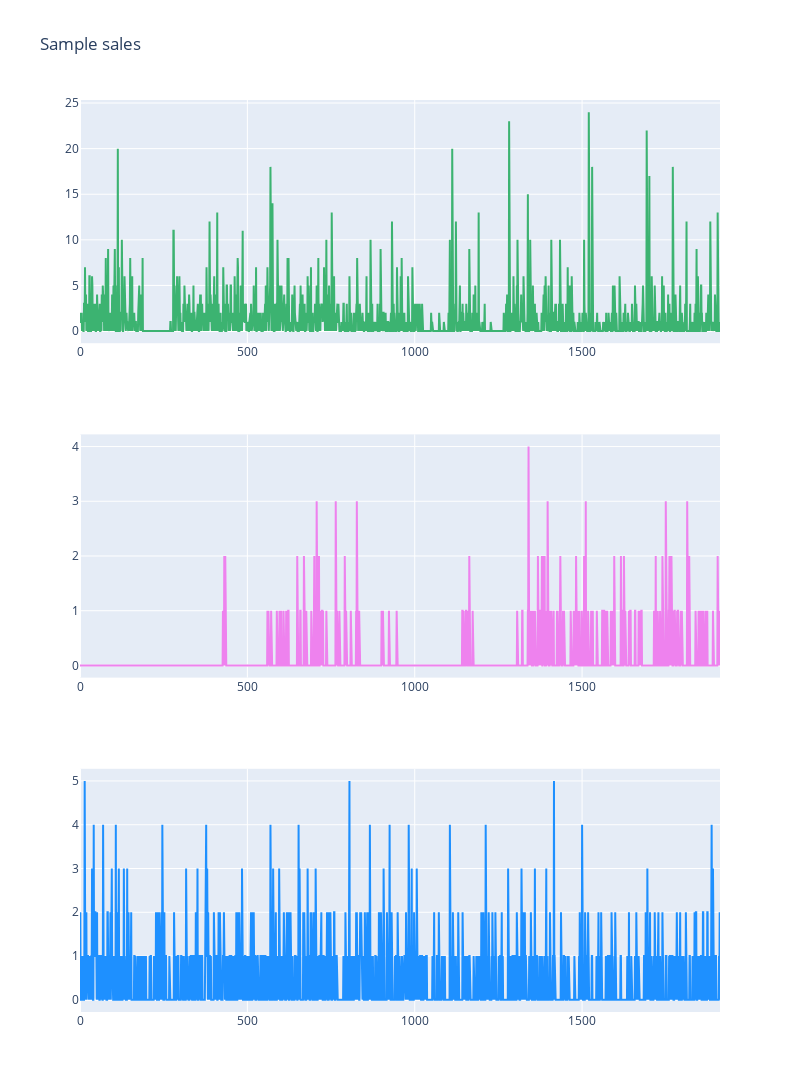

Source (notebook cell):
### Code cell
ids = sorted(list(set(sales_train_val['id'])))
d_cols = [c for c in sales_train_val.columns if 'd_' in c]
x_1 = sales_train_val.loc[sales_train_val['id'] == ids[2]].set_index('id')[d_cols]
x_2 = sales_train_val.loc[sales_train_val['id'] == ids[66]].set_index('id')[d_cols]
x_3 = sales_train_val.loc[sales_train_val['id'] == ids[25]].set_index('id')[d_cols]

fig = make_subplots(rows=3, cols=1)

fig.add_trace(go.Scatter(x=np.arange(len(x_1.values[0])), y=x_1.values[0], showlegend=False,
                    mode='lines', name=x_1.index[0],
                         marker=dict(color="mediumseagreen")),
             row=1, col=1)

fig.add_trace(go.Scatter(x=np.arange(len(x_2.values[0])), y=x_2.values[0], showlegend=False,
                    mode='lines', name=x_2.index[0],
                         marker=dict(color="violet")),
             row=2, col=1)

fig.add_trace(go.Scatter(x=np.arange(len(x_3.values[0])), y=x_3.values[0], showlegend=False,
                    mode='lines', name=x_3.index[0],
                         marker=dict(color="dodgerblue")),
             row=3, col=1)

fig.update_layout(height=1200, width=800, title_text="Sample sales")
fig.show()

### Figure 1 — Plotly figure (JSON) as saved in the notebook; plotly's stock layout.template omitted (floating-point values rounded to 4 significant figures; data arrays with more than 128 entries replaced by an {"elided": "..."} marker saying what was removed)
{"data": [{"marker": {"color": "mediumseagreen"}, "mode": "lines", "name": "FOODS_1_001_CA_3_validation", "showlegend": false, "type": "scatter", "x": {"elided": "1913 int values"}, "xaxis": "x", "y": {"elided": "1913 int values"}, "yaxis": "y"}, {"marker": {"color": "violet"}, "mode": "lines", "name": "FOODS_1_008_TX_3_validation", "showlegend": false, "type": "scatter", "x": {"elided": "1913 int values"}, "xaxis": "x2", "y": {"elided": "1913 int values"}, "yaxis": "y2"}, {"marker": {"color": "dodgerblue"}, "mode": "lines", "name": "FOODS_1_003_TX_2_validation", "showlegend": false, "type": "scatter", "x": {"elided": "1913 int values"}, "xaxis": "x3", "y": {"elided": "1913 int values"}, "yaxis": "y3"}], "layout": {"height": 1200, "title": {"text": "Sample sales"}, "width": 800, "xaxis": {"anchor": "y", "domain": [0, 1]}, "xaxis2": {"anchor": "y2", "domain": [0, 1]}, "xaxis3": {"anchor": "y3", "domain": [0, 1]}, "yaxis": {"anchor": "x", "domain": [0.7333, 1]}, "yaxis2": {"anchor": "x2", "domain": [0.3667, 0.6333]}, "yaxis3": {"anchor": "x3", "domain": [0, 0.2667]}}}
